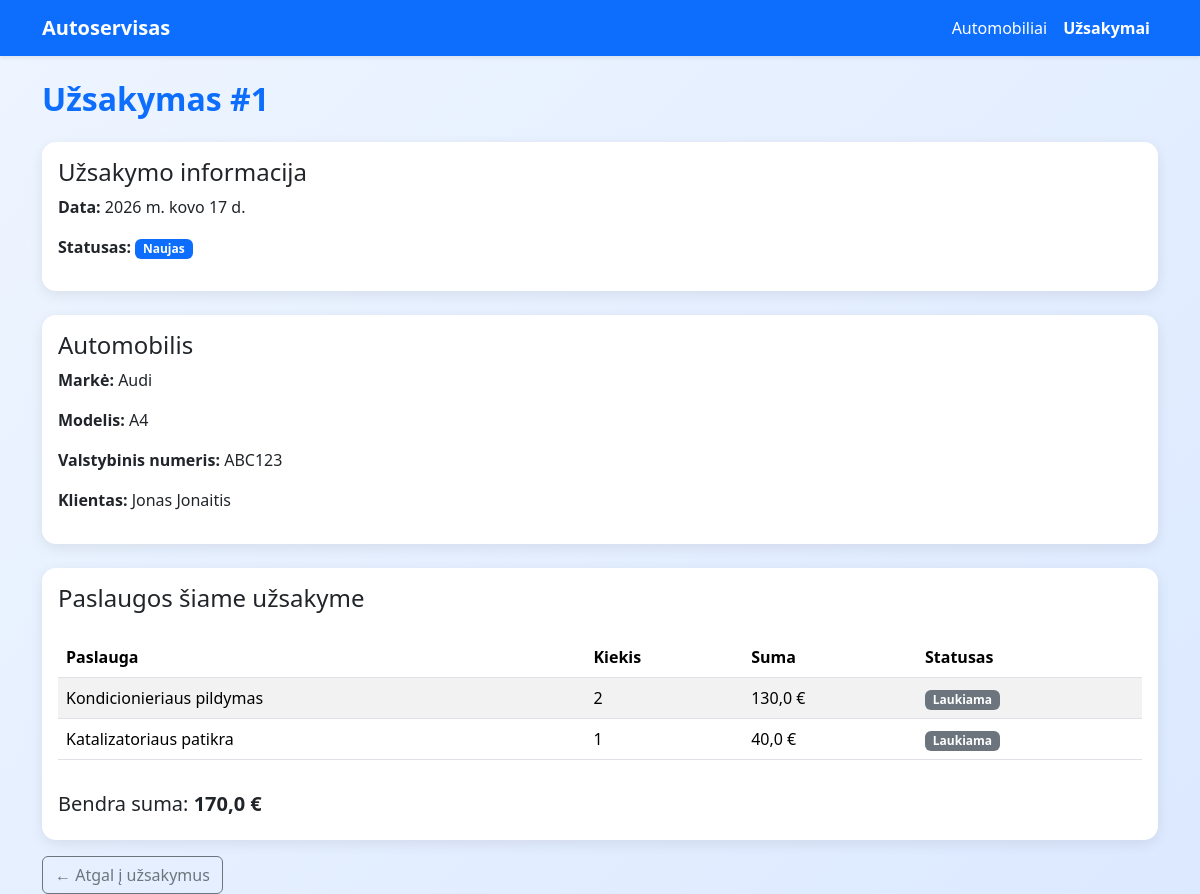
/uzsakymai/1/, run on the app's committed database.
### autoservice/models.py (models this page shows, shortened)
class Order(models.Model):
    STATUS_CHOICES = [
        ("naujas", "Naujas"),
        ("vykdomas", "Vykdomas"),
        ("baigtas", "Baigtas"),
        ("atsauktas", "Atšauktas"),
    ]
    date = models.DateField(verbose_name="Data")
    car = models.ForeignKey("Car", verbose_name="Automobilis", on_delete=models.CASCADE)
    status = models.CharField(
        verbose_name="Statusas",
        max_length=20,
        choices=STATUS_CHOICES,
        default="naujas"
    )
    class Meta:
        verbose_name = "Užsakymas"
        verbose_name_plural = "Užsakymai"
    def total(self):
        return sum(line.line_sum() for line in self.lines.all())
    total.short_description = "Bendra suma"

class Car(models.Model):
    make = models.CharField(verbose_name="Gamintojas", max_length=100)
    model = models.CharField(verbose_name="Modelis", max_length=100)
    license_plate = models.CharField(verbose_name="Valstybinis numeris", max_length=20)
    vin_code = models.CharField(verbose_name="VIN kodas", max_length=50)
    client_name = models.CharField(verbose_name="Klientas", max_length=200)
    photo = models.ImageField(upload_to="car_photos/", null=True, blank=True, verbose_name="Nuotrauka")
    class Meta:
        verbose_name = "Automobilis"
        verbose_name_plural = "Automobiliai"

class OrderLine(models.Model):
    STATUS_CHOICES = [
        ("laukiama", "Laukiama"),
        ("vykdoma", "Vykdoma"),
        ("baigta", "Baigta"),
    ]
    order = models.ForeignKey(
        Order,
        related_name="lines",
        on_delete=models.CASCADE,
        verbose_name="Užsakymas"
    )
    service = models.ForeignKey(
        Service,
        on_delete=models.CASCADE,
        verbose_name="Paslauga"
    )
    quantity = models.PositiveIntegerField(
        default=1,
        verbose_name="Kiekis"
    )
    status = models.CharField(
        max_length=20,
        choices=STATUS_CHOICES,
        default="laukiama",
        verbose_name="Paslaugos statusas"
    )
    class Meta:
        verbose_name = "Užsakymo eilutė"
        verbose_name_plural = "Užsakymo eilutės"
    def line_sum(self):
        return self.quantity * self.service.price

class Service(models.Model):
    name = models.CharField(verbose_name="Pavadinimas", max_length=200)
    price = models.FloatField(verbose_name="Kaina")
    class Meta:
        verbose_name = "Paslauga"
        verbose_name_plural = "Paslaugos"

### autoservice/views.py (the view)
# urls.py: path("uzsakymai/<int:pk>/", views.OrderDetailView.as_view(), name="uzsakymas"),
class OrderDetailView(generic.DetailView):
    model = Order
    template_name = "uzsakymas.html"
    context_object_name = "order"

### autoservice/templates/uzsakymas.html
{% extends "base.html" %}
{% block content %}
<h2 class="mb-4">Užsakymas #{{ order.id }}</h2>
<div class="card mb-4 p-3">
    <h4>Užsakymo informacija</h4>
    <p><strong>Data:</strong> {{ order.date }}</p>
    <p><strong>Statusas:</strong>
        <span class="badge bg-primary">{{ order.get_status_display }}</span>
    </p>
</div>
<div class="card mb-4 p-3">
    <h4>Automobilis</h4>
    <p><strong>Markė:</strong> {{ order.car.make }}</p>
    <p><strong>Modelis:</strong> {{ order.car.model }}</p>
    <p><strong>Valstybinis numeris:</strong> {{ order.car.license_plate }}</p>
    <p><strong>Klientas:</strong> {{ order.car.client_name }}</p>
</div>
<div class="card p-3">
    <h4>Paslaugos šiame užsakyme</h4>
    <table class="table table-striped mt-3">
        <thead>
            <tr>
                <th>Paslauga</th>
                <th>Kiekis</th>
                <th>Suma</th>
                <th>Statusas</th>
            </tr>
        </thead>
        <tbody>
            {% for line in order.lines.all %}
            <tr>
                <td>{{ line.service.name }}</td>
                <td>{{ line.quantity }}</td>
                <td>{{ line.line_sum }} €</td>
                <td>
                    {% if line.status == "laukiama" %}
                        <span class="badge bg-secondary">Laukiama</span>
                    {% elif line.status == "vykdoma" %}
                        <span class="badge bg-warning text-dark">Vykdoma</span>
                    {% elif line.status == "baigta" %}
                        <span class="badge bg-success">Baigta</span>
                    {% endif %}
                </td>
            </tr>
            {% endfor %}
        </tbody>
    </table>
    <h5 class="mt-3">Bendra suma: <strong>{{ order.total }} €</strong></h5>
</div>
<a href="/uzsakymai" class="btn btn-outline-secondary mt-3">← Atgal į užsakymus</a>
{% endblock %}

### autoservice/static/css/styles.css (style rules this page uses)
body { background: linear-gradient(135deg, #eef5ff 0%, #dce9ff 100%); font-family: "Segoe UI", sans-serif; min-height: 100vh; }
h1, h2, h3 { color: #0d6efd; font-weight: 600; }
.card { border: none; border-radius: 14px; box-shadow: 0 4px 14px rgba(0,0,0,0.08); animation: fadeInUp 0.6s ease forwards; opacity: 0; }
.table tbody tr { transition: background-color 0.2s ease; }

### data on the page
Order: id "1", date "2026 m. kovo 17 d.", status "Naujas", car.make "Audi", car.model "A4", car.license_plate "ABC123", car.client_name "Jonas Jonaitis", total "170,0"
OrderLine: service.name "Kondicionieriaus pildymas", quantity "2", line_sum "130,0", status "Laukiama"
OrderLine: service.name "Katalizatoriaus patikra", quantity "1", line_sum "40,0", status "Laukiama"
